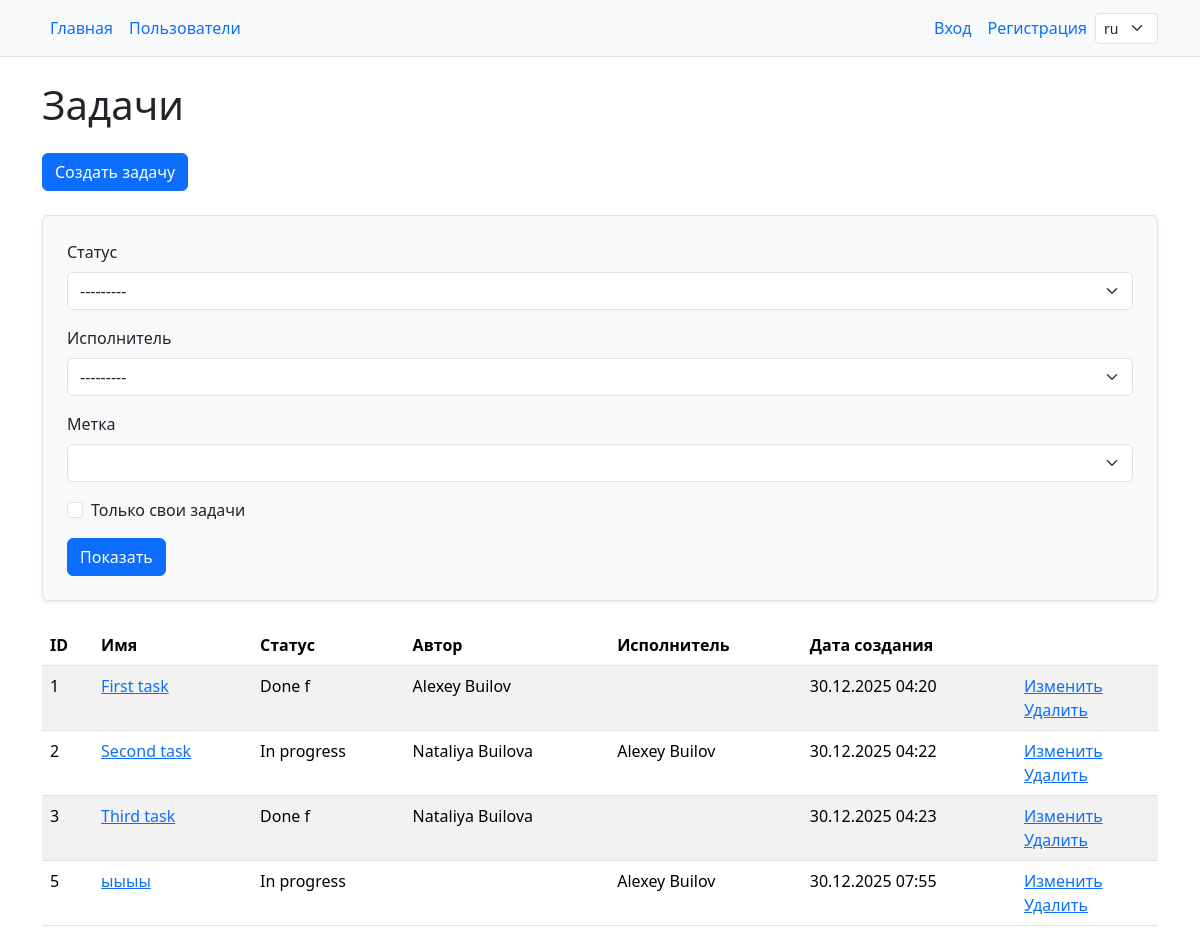
/tasks/, run on the app's committed database.
### task_manager/tasks/models.py (models this page shows, shortened)
class Task(models.Model):
    title = models.CharField(max_length=100, unique=True)
    description = models.TextField()
    created_at = models.DateTimeField(auto_now_add=True)
    author = models.ForeignKey(
        User,
        on_delete=models.PROTECT,
        related_name='created_tasks',
    )
    current_state = models.ForeignKey(
        TaskState,
        on_delete=models.PROTECT,
        related_name='tasks'
    )
    labels = models.ManyToManyField(
        Label,
        related_name='tasks',
        blank=True,
    )

### task_manager/statuses/models.py (models this page shows)
class TaskState(models.Model):
    name = models.CharField(max_length=100, unique=True)
    created_at = models.DateTimeField(auto_now_add=True)
    def __str__(self):
        return self.name

### task_manager/tasks/views.py (the view)
# urls.py: path('', TasksListView.as_view(), name='index'),
class TasksListView(ListView):
    model = Task
    template_name = 'tasks/index.html'
    context_object_name = 'tasks'
    def get_queryset(self):
        executor_sq = TaskMembership.objects.filter(
            task=OuterRef('pk'),
            role='executor'
        ).annotate(
            full_name=Concat(
                'user__first_name',
                Value(' '),
                'user__last_name'
            )
        ).values('full_name')[:1]
        qs = (
            Task.objects
            .select_related('author', 'current_state')
            .annotate(executor=Subquery(executor_sq))
        )
        self.filterset = TaskFilter(
            self.request.GET or None,
            queryset=qs,
            request=self.request,
            user=self.request.user
        )
        return self.filterset.qs.distinct().order_by('pk')
    def get_context_data(self, **kwargs):
        context = super().get_context_data(**kwargs)
        context['filter'] = self.filterset
        return context

### task_manager/templates/tasks/index.html (shortened to what this page needs)
{% extends 'layout.html' %}
{% load i18n %}
{% block content %}
<div class="container wrapper flex-grow-1">
    <h1 class="my-4">{% translate "Tasks" %}</h1>
    <a href="{% url 'tasks:create' %}" class="btn btn-primary mb-4">{% translate "Create task" %}</a>
    <form method="get" class="p-4 bg-light rounded border shadow-sm mb-4">
        <div class="mb-3">
            <label for="id_status" class="form-label">{% trans "Status" %}</label>
            {{ filter.form.status }}
        </div>
        <div class="mb-3">
            <label for="id_executor" class="form-label">{% trans "Executor" %}</label>
            {{ filter.form.executor }}
        </div>
        <div class="mb-3">
            <label for="id_labels" class="form-label">{% trans "Label" %}</label>
            {{ filter.form.labels }}
        </div>
        <div class="form-check mb-3">
            {{ filter.form.user_tasks }}
            <label class="form-check-label" for="{{ filter.form.user_tasks.id_for_label }}">
                {% trans "Only your tasks" %}
            </label>
        </div>
        <button type="submit" class="btn btn-primary">{% translate "Show" %}</button>
    </form>
    {% if tasks %}
    <table class="table table-striped">
        <thead>
        <tr>
            <th>ID</th>
            <th>{% trans "Name" %}</th>
            <th>{% trans "Status" %}</th>
            <th>{% trans "Author" %}</th>
            <th>{% trans "Executor" %}</th>
            <th>{% trans "Create date" %}</th>
            <th></th>
        </tr>
        </thead>
        <tbody>
        {% for task in tasks %}
        <tr>
            <td>{{ task.id }}</td>
            <td><a href="{% url 'tasks:show' task.pk %}">{{ task.title }}</a></td>
            <td>{{ task.current_state }}</td>
            <td>{{ task.author.first_name }} {{ task.author.last_name }}</td>
            <td>{{ task.executor }}</td>
            <td>{{ task.created_at|date:"d.m.Y H:i" }}</td>
            <td>
                <a href="{% url 'tasks:update' task.pk %}">{% trans "Edit" %}</a><br>
                <a href="{% url 'tasks:delete' task.pk %}">{% trans "Remove" %}</a>
            </td>
        </tr>
        {% endfor %}
        </tbody>
    </table>
    {% endif %}
    {% endblock %}

### task_manager/templates/layout.html (shortened to what this page needs)
<!DOCTYPE html>
{% load i18n %}
{% get_current_language as LANGUAGE_CODE %}
{% load widget_tweaks %}
<html lang="{{ LANGUAGE_CODE }}">
<head>
    {% load static %}
    <link href="https://cdn.jsdelivr.net/npm/bootstrap@5.3.3/dist/css/bootstrap.min.css" rel="stylesheet">
</head>
<body>
<main>
    <nav class="py-2 bg-body-tertiary border-bottom">
        <div class="container d-flex flex-wrap align-items-center">
            <ul class="nav me-auto">
                <li class="nav-item"><a href="/" class="nav-link px-2 active">{% trans "Home" %}</a></li>
                <li class="nav-item">
                    <a href="{% url 'users:index' %}" class="nav-link px-2">{% trans "Users" %}</a>
                </li>
            </ul>
            <ul class="nav align-items-center">
                {% if user.is_authenticated %}
                <li class="nav-item">
                    <span class="nav-link px-2 text-muted">
                        {{ user.username }}
                    </span>
                </li>
                <li class="nav-item">
                    <form method="post" action="{% url 'logout' %}" class="d-inline">
                        {% csrf_token %}
                        <button type="submit" class="nav-link btn btn-link px-2">
                            {% trans "Logout" %}
                        </button>
                    </form>
                </li>
                {% else %}
                <li class="nav-item">
                    <a href="{% url 'login' %}" class="nav-link px-2">
                        {% trans "Login" %}
                    </a>
                </li>
                <li class="nav-item">
                    <a href="{% url 'users:create' %}" class="nav-link px-2">
                        {% trans "Sign up" %}
                    </a>
                </li>
                {% endif %}
                <li class="nav-item dropdown">
                    <form action="{% url 'set_language' %}" method="post" class="m-0">
                        <select name="language" class="form-select form-select-sm dropdown-toggle"
                                onchange="this.form.submit()" style="display:inline-block; width:auto;">
                            {% get_available_languages as LANGUAGES %}
                            {% for lang_code, _ in LANGUAGES %}
                                <option value="{{ lang_code }}" {% if lang_code == LANGUAGE_CODE %}selected{% endif %}>
                                    {{ lang_code }}
                                </option>
                            {% endfor %}
                        </select>
                    </form>
                </li>
            </ul>
        </div>
    </nav>
    {% block content %}
    {% endblock %}
</main>
</body>
</html>

### data on the page
Task: id "1", title "First task", current_state "Done f", author.first_name "Alexey", author.last_name "Builov", created_at "30.12.2025 04:20"
Task: id "2", title "Second task", current_state "In progress", author.first_name "Nataliya", author.last_name "Builova", executor "Alexey Builov", created_at "30.12.2025 04:22"
Task: id "3", title "Third task", current_state "Done f", author.first_name "Nataliya", author.last_name "Builova", created_at "30.12.2025 04:23"
Task: id "5", title "ыыыы", current_state "In progress", executor "Alexey Builov", created_at "30.12.2025 07:55"

### other printed values
form field language "ru"
